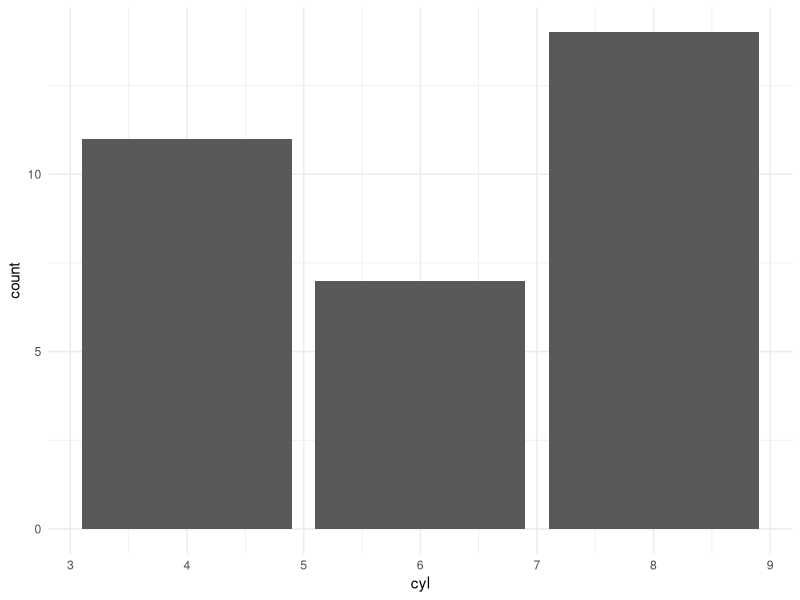

Write R code to recreate this figure.
## ---- chunk 1
library(tidyverse)
mtcars %>% summary
## ---- chunk 2
mtcars %>% 
   ggplot() + 
   aes(x=cyl) + 
   geom_bar() + 
   theme_minimal()
